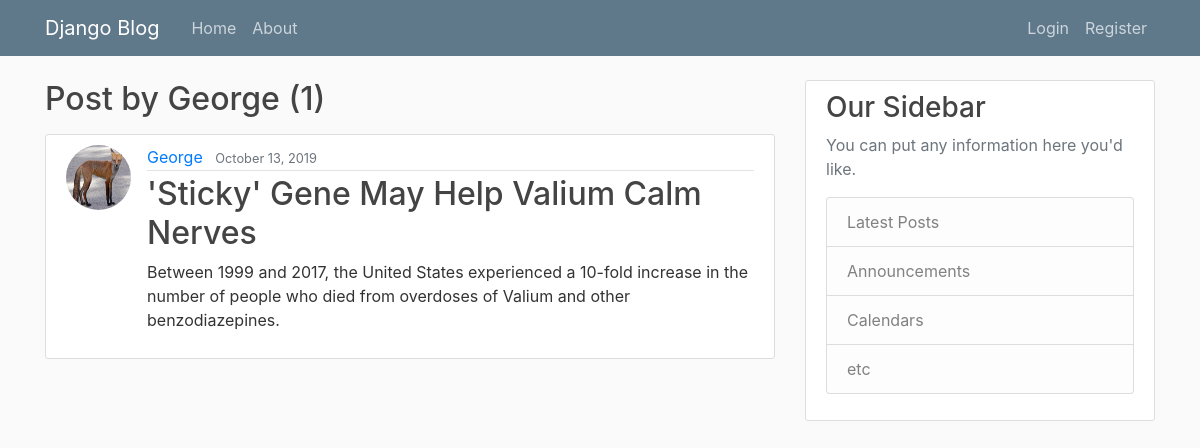
/user/George/, run on an earlier commit of the app's database.
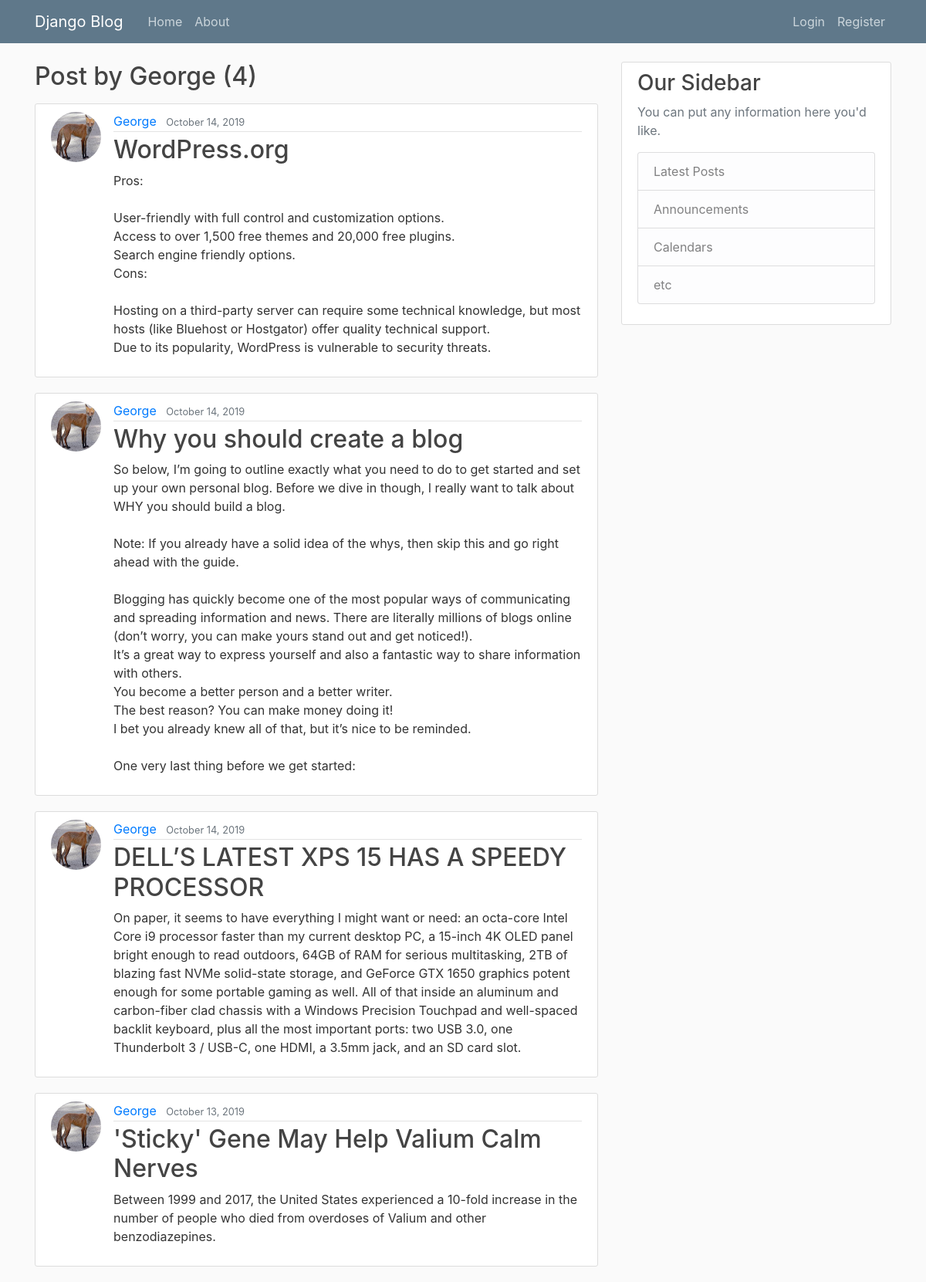
And on a later commit of the database.
### blog/models.py (models this page shows, shortened)
class Post(models.Model):
	title=models.CharField(max_length=100)
	content=models.TextField()
	datecreated=models.DateTimeField(default=timezone.now)
	author = models.ForeignKey(User, on_delete=models.CASCADE)

### users/models.py (models this page shows, shortened)
class Profile(models.Model):
	user=models.OneToOneField(User, on_delete=models.CASCADE)
	image=models.ImageField(default='default.jpg', upload_to='profile_pics')

### blog/views.py (the view)
# urls.py: path('user/<str:username>/', UserPostListView.as_view(), name='user-posts'),
class UserPostListView(ListView):
	model=Post
	template_name='blog/user_posts.html' #app/model_List.gtml
	context_object_name='posts'
	paginate_by=5
	def get_queryset(self):
		user = get_object_or_404(User, username=self.kwargs.get('username'))
		return Post.objects.filter(author=user).order_by('-datecreated')

### blog/templates/blog/user_posts.html (shortened to what this page needs)
{% extends "blog/base.html" %}
{% block content %}
	<h2 class="mb-3">Post by {{ view.kwargs.username }} ({{ page_obj.paginator.count}})</h2>
	{% for post in posts %}
	<article class="media content-section">
	<img class='rounded-circle article-img' src="{{post.author.profile.image.url }}"> </img>
	  <div class="media-body">
	    <div class="article-metadata">
	      <a class="mr-2" href="{% url 'user-posts' post.author.username %}">{{ post.author }}</a>
	      <small class="text-muted">{{ post.datecreated|date:"F d, Y" }}</small>
	    </div>
	    <h2><a class="article-title" href="{% url 'post-detail' post.id %}">{{ post.title }}</a></h2>
	    <p class="article-content">{{ post.content }}</p>
	  </div>
	</article>
	{% endfor %}
{% endblock content %}

### blog/templates/blog/base.html (shortened to what this page needs)
{% load static %}
<!DOCTYPE html>
<html>
<head>
    <link rel="stylesheet" href="https://maxcdn.bootstrapcdn.com/bootstrap/4.0.0/css/bootstrap.min.css">
    <link rel="stylesheet" type="text/css" href="{% static 'blog/main.css' %}">
</head>
<body>
	<header class="site-header">
	  <nav class="navbar navbar-expand-md navbar-dark bg-steel fixed-top">
	    <div class="container">
	      <a class="navbar-brand mr-4" href="/">Django Blog</a>
	      <div class="collapse navbar-collapse" id="navbarToggle">
	        <div class="navbar-nav mr-auto">
	          <a class="nav-item nav-link" href="{% url 'blog-home' %}">Home</a>
	          <a class="nav-item nav-link" href="{% url 'blog-about' %}">About</a>
	        </div>
	        <div class="navbar-nav">
	        	{% if user.is_authenticated %}
		          <a class="nav-item nav-link" href="{% url 'profile' %}">{{ user.username }}</a>
		          <a class="nav-item nav-link" href="{% url 'logout' %}">Logout</a>
	        	{% else %}
		          <a class="nav-item nav-link" href="{% url 'login' %}">Login</a>
	    	      <a class="nav-item nav-link" href="{% url 'register' %}">Register</a>
	          	{% endif %}
	        </div>
	      </div>
	    </div>
	  </nav>
	</header>
	<main role="main" class="container">
	  <div class="row">
	    <div class="col-md-8">
	      {% block content %}{% endblock %}
	    </div>
	    <div class="col-md-4">
	      <div class="content-section">
	        <h3>Our Sidebar</h3>
	        <p class='text-muted'>You can put any information here you'd like.
	          <ul class="list-group">
	            <li class="list-group-item list-group-item-light">Latest Posts</li>
	            <li class="list-group-item list-group-item-light">Announcements</li>
	            <li class="list-group-item list-group-item-light">Calendars</li>
	            <li class="list-group-item list-group-item-light">etc</li>
	          </ul>
	        </p>
	      </div>
	    </div>
	  </div>
	</main>
</body>
</html>

### blog/static/blog/main.css (style rules this page uses)
body { background: #fafafa; color: #333333; margin-top: 5rem; }
h1, h2, h3, h4, h5, h6 { color: #444444; }
ul { margin: 0; }
.bg-steel { background-color: #5f788a; }
.site-header .navbar-nav .nav-link { color: #cbd5db; }
.content-section { background: #ffffff; padding: 10px 20px; border: 1px solid #dddddd; border-radius: 3px; margin-bottom: 20px; }
.article-title { color: #444444; }
.article-content { white-space: pre-line; }
.article-img { height: 65px; width: 65px; margin-right: 16px; }
.article-metadata { padding-bottom: 1px; margin-bottom: 4px; border-bottom: 1px solid #e3e3e3 }

What changed in the data, as far as the page shows it:
added Post: author.profile.image (picture), author "George", datecreated "October 14, 2019", title "WordPress.org", content "Pros: User-friendly with full control and customization options. Access to over 1,500 free themes and 20,000 free plugins. Search engine friendly options. Cons: Hosting on a third-party server can require some technical knowledge, but most hosts (like Bluehost or Hostgator) offer quality technical support. Due to its popularity, WordPress is vulnerable to security threats."
added Post: author.profile.image (picture), author "George", datecreated "October 14, 2019", title "Why you should create a blog", content "So below, I’m going to outline exactly what you need to do to get started and set up your own personal blog. Before we dive in though, I really want to talk about WHY you should build a blog. Note: If you already have a solid idea of the whys, then skip this and go right ahead with the guide. Blogging has quickly become one of the most popular ways of communicating and spreading information and news. There are literally millions of blogs online (don’t worry, you can make yours stand out and get noticed!). It’s a great way to express yourself and also a fantastic way to share information with others. You become a better person and a better writer. The best reason? You can make money doing…"
added Post: author.profile.image (picture), author "George", datecreated "October 14, 2019", title "DELL’S LATEST XPS 15 HAS A SPEEDY PROCESSOR", content "On paper, it seems to have everything I might want or need: an octa-core Intel Core i9 processor faster than my current desktop PC, a 15-inch 4K OLED panel bright enough to read outdoors, 64GB of RAM for serious multitasking, 2TB of blazing fast NVMe solid-state storage, and GeForce GTX 1650 graphics potent enough for some portable gaming as well. All of that inside an aluminum and carbon-fiber clad chassis with a Windows Precision Touchpad and well-spaced backlit keyboard, plus all the most important ports: two USB 3.0, one Thunderbolt 3 / USB-C, one HDMI, a 3.5mm jack, and an SD card slot."
Also different on the page:
{{ page_obj.paginator.count }}: "1" → "4"
